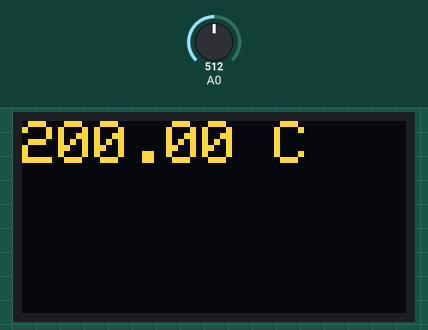
A sketch run on a simulated Arduino Uno, built with avr-gcc and run on an emulated ATmega328P. Shown: 128×64 one-colour display. Inputs (shaded band) come from the test bench; at power-on: A0 = 512. The OLED is the two-colour kind (top 16 rows yellow); the display library's start-up logo is not drawn; what the sketch prints to the serial monitor is not drawn.

Above: at 3.2 s.
3.3 s: A0 set to 716
At 5.3 s:
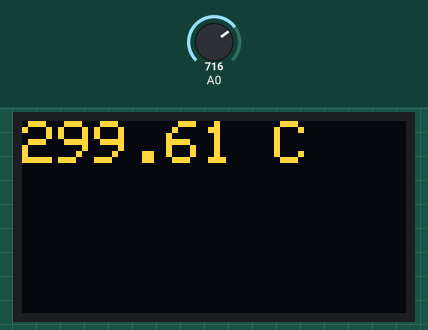
5.6 s: A0 set to 900
At 6.8 s:
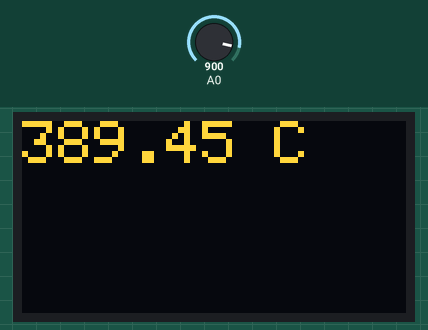
7.6 s: A0 set to 1023
At 9.1 s:
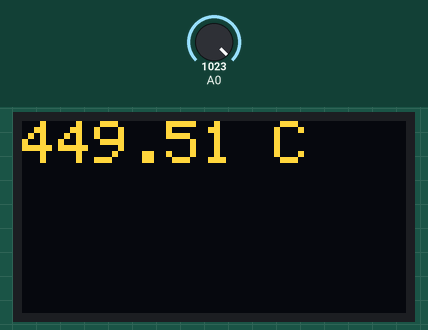
Timing chart, 0 to 10.6 s (numbered marks = the images above; inputs shaded):
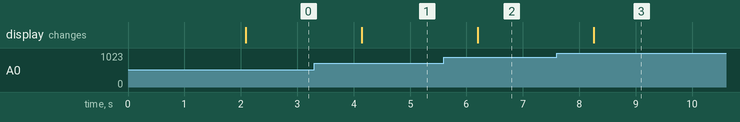

The sketch:

tmp36.ino
```cpp
#include <Adafruit_GFX.h>
#include <Adafruit_SSD1306.h>

#define OLED_RESET 4
Adafruit_SSD1306 display(OLED_RESET);

void setup() {
  Serial.begin(9600);

  display.begin(SSD1306_SWITCHCAPVCC, 0x3C);
  display.display();
  delay(2000);
}

void loop() {
  float tmp = ((analogRead(A0) * 5.0) / 1024.0 - 0.5) * 100;

  Serial.println(tmp);
  display.clearDisplay();
  display.setTextSize(2);
  display.setTextColor(WHITE);
  display.setCursor(0, 0);
  display.print(tmp);
  display.println(" C");
  display.display();

  delay(1000);
}
```

Measured:
- after the input at 3.3 s, the display: changes after 0.84 s (image 1)
- after the input at 5.6 s, the display: changes after 0.60 s (image 2)
- after the input at 7.6 s, the display: changes after 0.65 s (image 3)
